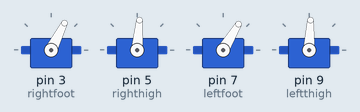
This sketch was run on a simulated Arduino Uno, built with avr-gcc and run on an emulated ATmega328P. Shown: 4 × servo.

Above: at 0.05 s.
At 0.65 s:
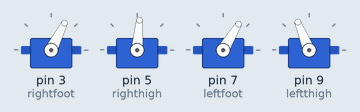
At 1.3 s:
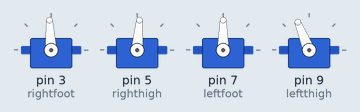
At 1.55 s:
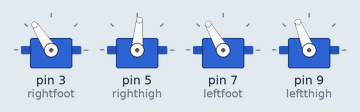
At 1.95 s:
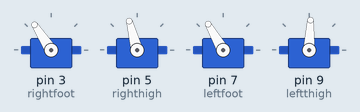
At 2.6 s:
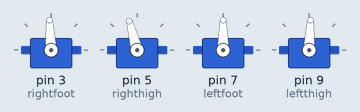
Timing chart, 0 to 6.0 s (numbered marks = the images above):
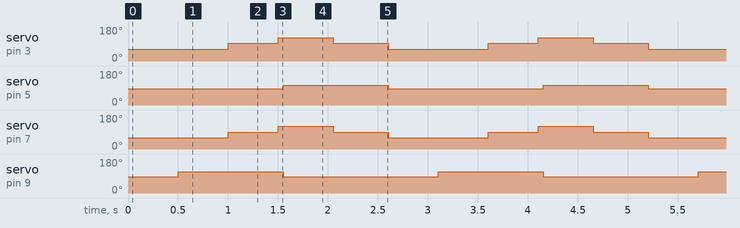

The sketch:

turn.ino
```cpp
#include <Servo.h>
Servo rightfoot;
Servo righthigh;
Servo leftfoot;
Servo leftthigh;

void setup()
{
rightfoot.attach(3);
righthigh.attach(5);
leftfoot.attach(7);
leftthigh.attach(9);

righthigh.write(85);
leftthigh.write(87);
rightfoot.write(93);
leftfoot.write(90);
}

void loop() {

righthigh.write(85);
leftthigh.write(87);
rightfoot.write(63);
leftfoot.write(59);delay(500);

righthigh.write(85);
leftthigh.write(112);
rightfoot.write(63);
leftfoot.write(59);delay(500);

righthigh.write(85);
leftthigh.write(112);
rightfoot.write(93);
leftfoot.write(90);delay(500);

rightfoot.write(123);
leftfoot.write(120);delay(50);
righthigh.write(105);
leftthigh.write(87);delay(500);

rightfoot.write(93);
leftfoot.write(90);delay(50);
righthigh.write(105);
leftthigh.write(87);delay(500);


}
```

Measured:
- by itself, servo on pin 3 (rightfoot): repeats every 2.6 s: 123° 0.55 s, 93° 0.55 s, 63° 1.0 s, 93° 0.50 s
- by itself, servo on pin 5 (righthigh): alternates 105° for 1.1 s and 85° for 1.6 s
- by itself, servo on pin 7 (leftfoot): repeats every 2.6 s: 120° 0.55 s, 90° 0.55 s, 59° 1.0 s, 90° 0.50 s
- by itself, servo on pin 9 (leftthigh): alternates 112° for 1.1 s and 87° for 1.6 s
